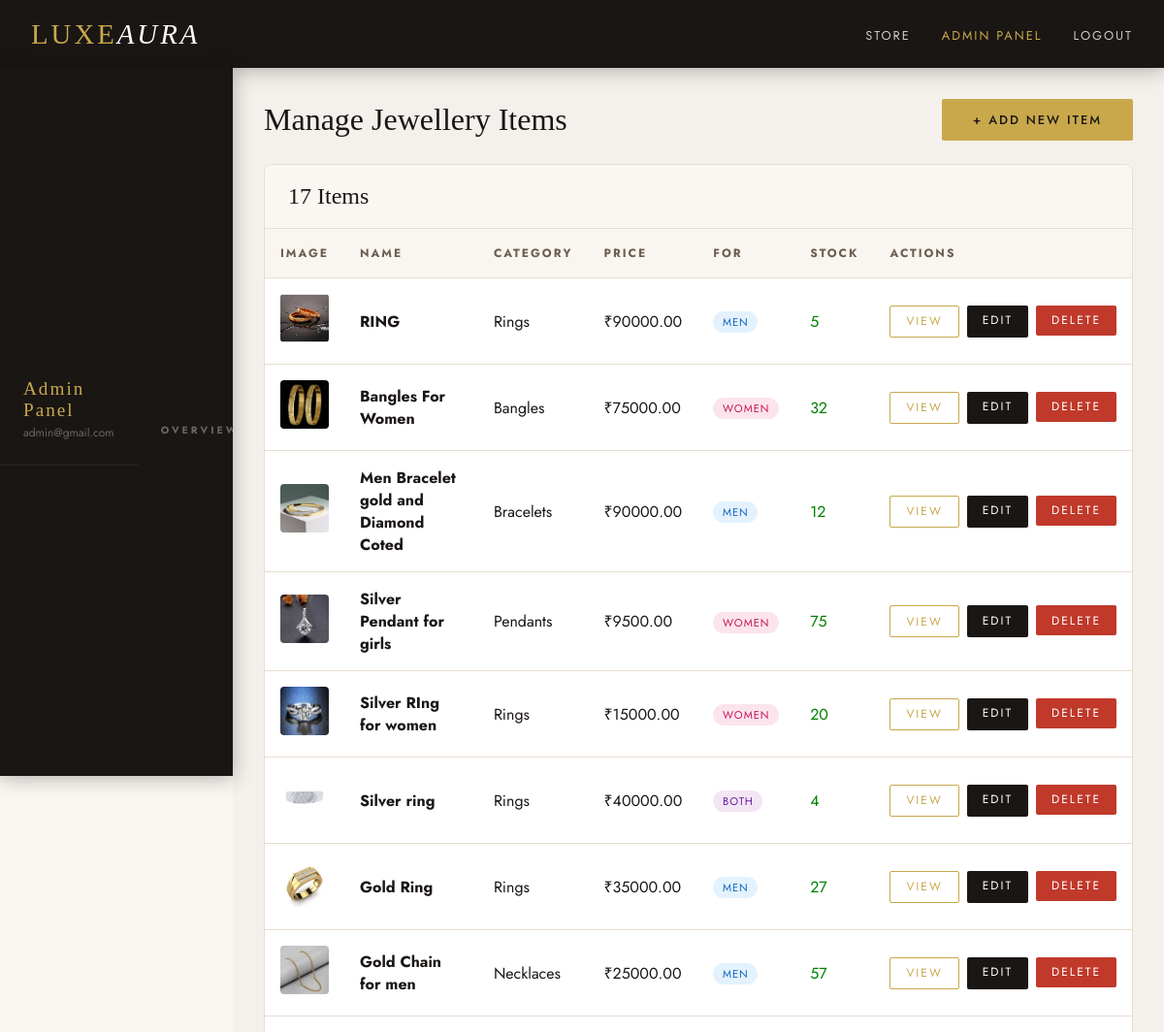
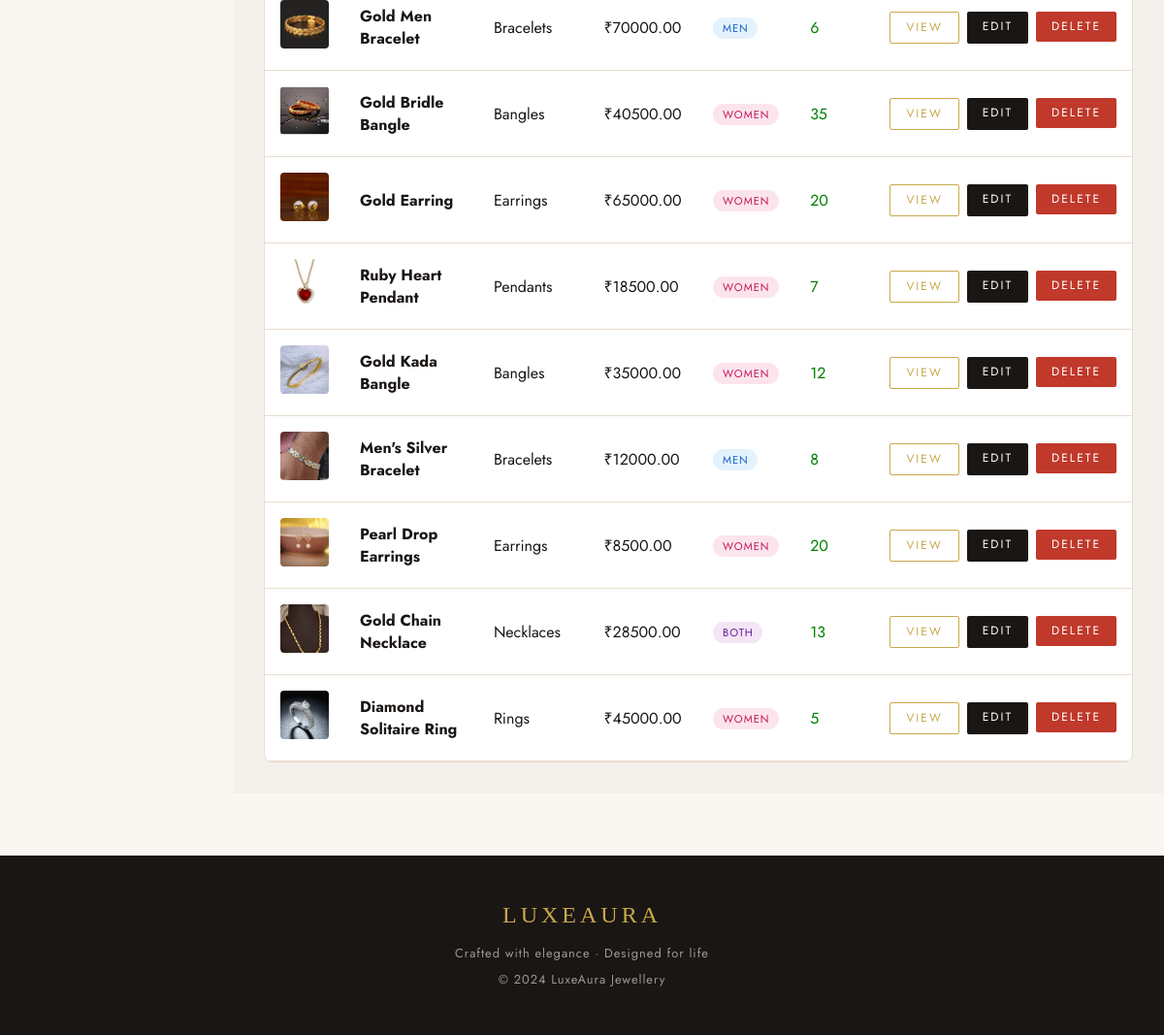
Screenshot of /admin-panel/products/ (signed in) with the database file from the repository (2 pictures, top to bottom).
### store/models.py (models this page shows, shortened)
class Product(models.Model):
    FOR_WHOM_CHOICES = (
        ('Women', 'Women'),
        ('Men', 'Men'),
        ('Both', 'Both'),
    )
    name = models.CharField(max_length=255)
    category = models.ForeignKey(Category, on_delete=models.CASCADE, related_name='products')
    description = models.TextField()
    price = models.DecimalField(max_digits=10, decimal_places=2)
    image = models.ImageField(upload_to='products/', blank=True, null=True)
    stock = models.PositiveIntegerField(default=0)
    for_whom = models.CharField(max_length=10, choices=FOR_WHOM_CHOICES, default='Both')
    created_at = models.DateTimeField(auto_now_add=True)

class Category(models.Model):
    name = models.CharField(max_length=255)
    class Meta:
        verbose_name_plural = "Categories"

### store/views.py (the view)
    def wrapper(request, *args, **kwargs):
        if not request.user.is_authenticated:
            return redirect('login')
        if not request.user.is_staff:
            messages.error(request, 'Access denied. Admin only.')
            return redirect('home')
        return view_func(request, *args, **kwargs)

### store/views.py (called while the page is built)
def staff_required(view_func):
    def wrapper(request, *args, **kwargs):
        if not request.user.is_authenticated:
            return redirect('login')
        if not request.user.is_staff:
            messages.error(request, 'Access denied. Admin only.')
            return redirect('home')
        return view_func(request, *args, **kwargs)
    return wrapper

@staff_required
def admin_products(request):
    products = Product.objects.all().order_by('-created_at')
    return render(request, 'admin_products.html', {'products': products})

### templates/admin_products.html (shortened to what this page needs)
{% extends 'base.html' %}
{% block content %}
<div class="admin-layout">
    <nav class="admin-sidebar">
        <div style="padding: 0 1.5rem 1.5rem; border-bottom: 1px solid rgba(255,255,255,0.08);">
            <div style="font-family:'Cormorant Garamond',serif;font-size:1.2rem;color:var(--gold);letter-spacing:2px;">Admin Panel</div>
            <div style="font-size:0.75rem;color:#666;margin-top:0.2rem">{{ request.user.email }}</div>
        </div>
        <h4>Overview</h4>
    </nav>
    <div class="admin-main">
        <div style="display:flex;justify-content:space-between;align-items:center;margin-bottom:1.5rem">
            <h1 style="font-family:'Cormorant Garamond',serif;font-size:2rem;font-weight:400;">Manage Jewellery Items</h1>
            <a href="{% url 'admin_add_product' %}" class="btn btn-gold">+ Add New Item</a>
        </div>
        <div class="admin-panel">
            <div class="admin-panel-header">
                <h2>{{ products.count }} Item{{ products.count|pluralize }}</h2>
            </div>
            {% if products %}
            <table class="table">
                <thead>
                    <tr>
                        <th>Image</th>
                        <th>Name</th>
                        <th>Category</th>
                        <th>Price</th>
                        <th>For</th>
                        <th>Stock</th>
                        <th>Actions</th>
                    </tr>
                </thead>
                <tbody>
                    {% for product in products %}
                    <tr>
                        <td>
                            {% if product.image %}
                            <img src="{{ product.image.url }}" alt="{{ product.name }}" class="product-thumb">
                            {% else %}
                            <div class="product-thumb-placeholder">💍</div>
                            {% endif %}
                        </td>
                        <td><strong>{{ product.name }}</strong></td>
                        <td>{{ product.category.name }}</td>
                        <td>₹{{ product.price }}</td>
                        <td><span class="tag tag-{{ product.for_whom|lower }}">{{ product.for_whom }}</span></td>
                        <td>
                            {% if product.stock > 0 %}
                            <span style="color:green">{{ product.stock }}</span>
                            {% else %}
                            <span style="color:#dc3545">0 — Out of Stock</span>
                            {% endif %}
                        </td>
                        <td>
                            <div class="action-row">
                                <a href="{% url 'product_detail' product.id %}" class="btn btn-outline btn-sm" target="_blank">View</a>
                                <a href="{% url 'admin_edit_product' product.id %}" class="btn btn-dark btn-sm">Edit</a>
                                <form method="POST" action="{% url 'admin_delete_product' product.id %}" onsubmit="return confirm('Delete {{ product.name }}?')">
                                    <button type="submit" class="btn btn-danger btn-sm">Delete</button>
                                </form>
                            </div>
                        </td>
                    </tr>
                    {% endfor %}
                </tbody>
            </table>
            {% else %}
            <div style="text-align:center;padding:4rem;color:var(--mid)">
                <p style="font-size:3rem">💎</p>
                <p style="margin:1rem 0">No products yet.</p>
                <a href="{% url 'admin_add_product' %}" class="btn btn-gold">Add Your First Item</a>
            </div>
            {% endif %}
        </div>
    </div>
</div>
{% endblock %}

### templates/base.html (style rules this page uses)
:root { --gold: #C9A84C; --gold-light: #E8C97A; --gold-dark: #8B6914; --cream: #FAF7F2; --dark: #1A1614; --charcoal: #2D2926; --mid: #6B5E52; --light-border: #E8DDD0; }
* { margin: 0; padding: 0; box-sizing: border-box; }
body { font-family: 'Jost', sans-serif; background: var(--cream); color: var(--dark); }
nav { background: var(--dark); padding: 0 2rem; display: flex; align-items: center; justify-content: space-between; height: 70px; position: sticky; top: 0; z-index: 1000; box-shadow: 0 2px 20px rgba(0,0,0,0.3); }
.btn { display: inline-block; padding: 0.75rem 2rem; font-size: 0.8rem; letter-spacing: 2px; text-transform: uppercase; font-family: 'Jost', sans-serif; cursor: pointer; border: none; text-decoration: none; transition: all 0.3s; border-radius: 2px; }
.btn-gold { background: var(--gold); color: var(--dark); font-weight: 500; }
.btn-outline { background: transparent; color: var(--gold); border: 1px solid var(--gold); }
.btn-dark { background: var(--dark); color: #fff; }
.btn-danger { background: #c0392b; color: #fff; }
.btn-sm { padding: 0.4rem 1rem; font-size: 0.75rem; }
.tag { display: inline-block; padding: 0.2rem 0.6rem; font-size: 0.7rem; letter-spacing: 1px; text-transform: uppercase; border-radius: 20px; background: var(--light-border); color: var(--mid); }
.tag-women { background: #fce4ec; color: #c2185b; }
.tag-men { background: #e3f2fd; color: #1565c0; }
.tag-both { background: #f3e5f5; color: #6a1b9a; }
.table { width: 100%; border-collapse: collapse; }
.table th, .table td { padding: 1rem; text-align: left; border-bottom: 1px solid var(--light-border); }
.table th { font-size: 0.75rem; letter-spacing: 2px; text-transform: uppercase; color: var(--mid); background: #f9f5f0; }

### templates/admin_products.html (style rules this page uses)
.admin-layout { display: grid; grid-template-columns: 240px 1fr; min-height: calc(100vh - 70px); }
.admin-sidebar { background: var(--dark); padding: 2rem 0; position: sticky; top: 70px; height: calc(100vh - 70px); overflow-y: auto; }
.admin-sidebar h4 { font-size: 0.65rem; letter-spacing: 3px; text-transform: uppercase; color: #666; padding: 0 1.5rem; margin: 1.5rem 0 0.5rem; }
.admin-main { padding: 2rem; background: #f4f1ec; }
.admin-panel { background: #fff; border: 1px solid var(--light-border); border-radius: 8px; overflow: hidden; }
.admin-panel-header { padding: 1.2rem 1.5rem; border-bottom: 1px solid var(--light-border); display: flex; justify-content: space-between; align-items: center; background: #faf7f2; }
.admin-panel-header h2 { font-family: 'Cormorant Garamond', serif; font-size: 1.5rem; font-weight: 400; }
.product-thumb { width: 50px; height: 50px; object-fit: cover; border-radius: 4px; }
.action-row { display: flex; gap: 0.5rem; }

### rows the page displays
Product: image (picture), name "RING", category.name "Rings", price "90000.00", for_whom "MEN", stock "5"
Product: image (picture), name "Bangles For Women", category.name "Bangles", price "75000.00", for_whom "WOMEN", stock "32"
Product: image (picture), name "Men Bracelet gold and Diamond Coted", category.name "Bracelets", price "90000.00", for_whom "MEN", stock "12"
Product: image (picture), name "Silver Pendant for girls", category.name "Pendants", price "9500.00", for_whom "WOMEN", stock "75"
Product: image (picture), name "Silver RIng for women", category.name "Rings", price "15000.00", for_whom "WOMEN", stock "20"
Product: image (picture), name "Silver ring", category.name "Rings", price "40000.00", for_whom "BOTH", stock "4"
Product: image (picture), name "Gold Ring", category.name "Rings", price "35000.00", for_whom "MEN", stock "27"
Product: image (picture), name "Gold Chain for men", category.name "Necklaces", price "25000.00", for_whom "MEN", stock "57"
Product: image (picture), name "Gold Men Bracelet", category.name "Bracelets", price "70000.00", for_whom "MEN", stock "6"
Product: image (picture), name "Gold Bridle Bangle", category.name "Bangles", price "40500.00", for_whom "WOMEN", stock "35"
Product: image (picture), name "Gold Earring", category.name "Earrings", price "65000.00", for_whom "WOMEN", stock "20"
Product: image (picture), name "Ruby Heart Pendant", category.name "Pendants", price "18500.00", for_whom "WOMEN", stock "7"
Product: image (picture), name "Gold Kada Bangle", category.name "Bangles", price "35000.00", for_whom "WOMEN", stock "12"
Product: image (picture), name "Men's Silver Bracelet", category.name "Bracelets", price "12000.00", for_whom "MEN", stock "8"
Product: image (picture), name "Pearl Drop Earrings", category.name "Earrings", price "8500.00", for_whom "WOMEN", stock "20"
Product: image (picture), name "Gold Chain Necklace", category.name "Necklaces", price "28500.00", for_whom "BOTH", stock "13"
Product: image (picture), name "Diamond Solitaire Ring", category.name "Rings", price "45000.00", for_whom "WOMEN", stock "5"

### other values shown
{{ request.user.email }} "admin@gmail.com"
{{ products.count }} "17"
